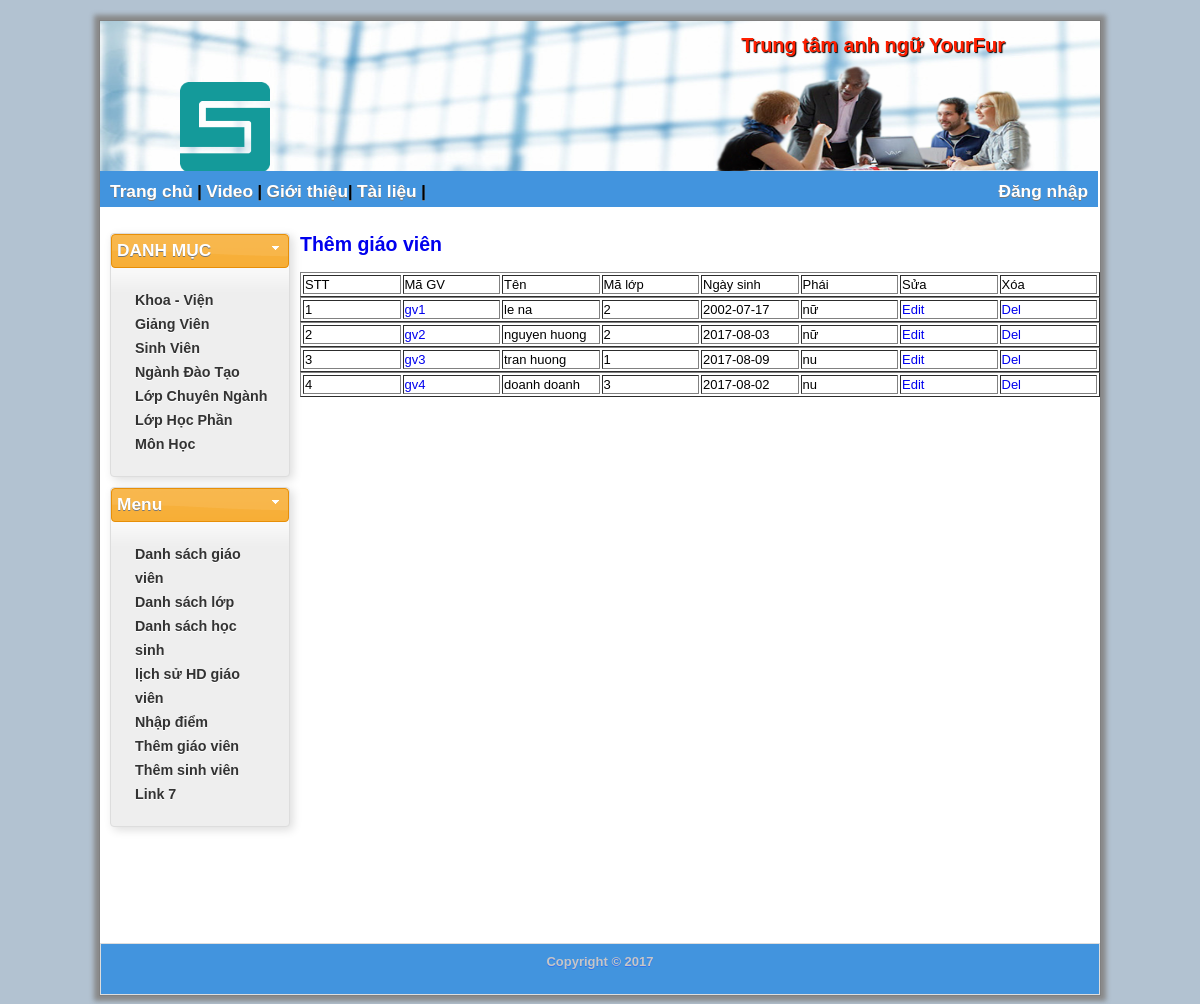
The app's page /teacherlist.php with its own data.
### tables this page shows
CREATE TABLE `giaovien` (
  `MaGV` varchar(10) NOT NULL,
  `TenGV` varchar(50) NOT NULL,
  `MaLop` int(10) NOT NULL,
  `NgaySinh` date NOT NULL,
  `Phai` varchar(10) NOT NULL,
  `Luong` int(10) NOT NULL,
  `DiaChi` varchar(200) NOT NULL,
  `DienThoai` varchar(15) NOT NULL,
  `QueQuan` varchar(200) NOT NULL,
  `Password` varchar(50) NOT NULL
);

### teacherlist.php (the view, shortened to what this page needs)
<?php
require "header.php";?>
	<div id="contentWrapper" >
			<div id="leftSide" >
				<div class="group-box" id="danhmuc">
						<div class="title">DANH MỤC</div>
						<div class="group-box-content">
							<ul>
								<li> <a href="khoa.php"> Khoa - Viện</a> </li>
								<li> <a href="giangvien.php">Giảng Viên</a> </li>
								<li> <a href="sinhvien.php">Sinh Viên</a> </li>
								<li> <a href="nganh.php">Ngành Đào Tạo</a> </li>
								<li> <a href="lopchuyennganh.php">Lớp Chuyên Ngành</a> </li>
								<li> <a href="lophocphan.php">Lớp Học Phần</a> </li>
								<li> <a href="monhoc.php">Môn Học</a> </li>
							</ul>
						</div>
				</div>
				<div class="group-box">
						<div class="title">Menu</div>
						<div class="group-box-content">
						<ul>
							<li> <a href="teacherlist.php">Danh sách giáo viên</a> </li>
							<li> <a href="classlist.php">Danh sách lớp</a> </li>
							<li> <a href="studentlist.php">Danh sách học sinh</a> </li>
							<li> <a href="contractlist.php">lịch sử HD giáo viên</a> </li>
							<li> <a href="ketqua.php">Nhập điểm</a> </li>
							<li> <a href="uploadfile.php">Thêm giáo viên</a> </li>
							<li> <a href="addstudent.php">Thêm sinh viên</a> </li>
							<li> <a href="index.php">Link 7</a> </li>
						</ul>
						</div>
				</div>
			</div>
		<div id="mainContent">
		<h2 color='red' ><a href="addgiaovien.php">Thêm giáo viên</a></h2>
	<table align='center' width='800' border='1'>
	<tr>
	<td width='80'>STT</td>
	<td width='80'>Mã GV</td>
	<td width='80'>Tên</td>
	<td width='80'>Mã lớp</td>
	<td width='80'>Ngày sinh</td>
	<td width='80'>Phái</td>
	<td width='80'>Sửa</td>
	<td width='80'>Xóa</td>
	</tr>
	</table>
	<?php
	$conn=mysqli_connect('localhost','root','','ttta') or die("can't connect this database");
	$sql="select * from giaovien";
	$query=mysqli_query($conn,$sql);
	if(mysqli_num_rows($query) == " ")
	{
	echo "<tr><td colspan='6' align='center'>Chua co username nao</td></tr>";
	}
	else
	{
	$stt=0;
	while($row=mysqli_fetch_array($query))
	{
	$stt++;
	echo "<table align='center' width='800' border='1'>";
	echo "<tr>";
	echo "<td width='80' >$stt</td>";
	echo "<td width='80' ><a href='classlist_toteach.php?classlistid=$row[MaLop]'>$row[MaGV]</a></td>";
	echo "<td width='80' >$row[TenGV]</td>";
	echo "<td width='80' >$row[MaLop]</td>";
	echo "<td width='80' >$row[NgaySinh]</td>";
	echo "<td width='80' >$row[Phai]</td>";
	echo "<td width='80' ><a href='edit_teacher.php?teacherid=$row[MaGV]'>Edit</a></td>";
	echo "<td width='80' ><a href='del_teacher.php?teacherid=$row[MaGV]'>Del</a></td>";
	echo "</tr>";
	echo "</table>";
	}
	}
?>
<?php require "footer.php";?>

### css/style.css (style rules this page uses)
body { background-color: #B2C2D1; }
a { text-decoration: none; border: none; }
#contentWrapper { position: relative; width:1000px; min-height: 720px; }
#leftSide { position: absolute; top: 10px; left:10px; width: 180px; float: left; min-height: 250px; }
#mainContent { position: relative; top: 10px; left:200px; width: 790px; min-height: 520px; }
.group-box-content { padding: 10px; }
#leftSide .group-box-content ul { list-style: none; margin: 0px; padding: 10px; }
#leftSide .group-box-content ul li { text-shadow: 0 1px 0 #fff; font-weight:bold; line-height: 24px; padding-left: 4px; cursor: pointer; }
.group-box { margin-bottom: 10px; -moz-box-shadow:2px 2px 5px #ccc; -webkit-box-shadow:2px 2px 5px #ccc; box-shadow:3px 3px 10px #ddd; }
.group-box .title { height: 22px; padding: 5px; font-size:13pt; font-weight:bold; text-shadow:0 1px 0 #777; }

### records on screen
giaovien: MaGV "gv1", TenGV "le na", MaLop "2", NgaySinh "2002-07-17", Phai "nữ"
giaovien: MaGV "gv2", TenGV "nguyen huong", MaLop "2", NgaySinh "2017-08-03", Phai "nữ"
giaovien: MaGV "gv3", TenGV "tran huong", MaLop "1", NgaySinh "2017-08-09", Phai "nu"
giaovien: MaGV "gv4", TenGV "doanh doanh", MaLop "3", NgaySinh "2017-08-02", Phai "nu"
